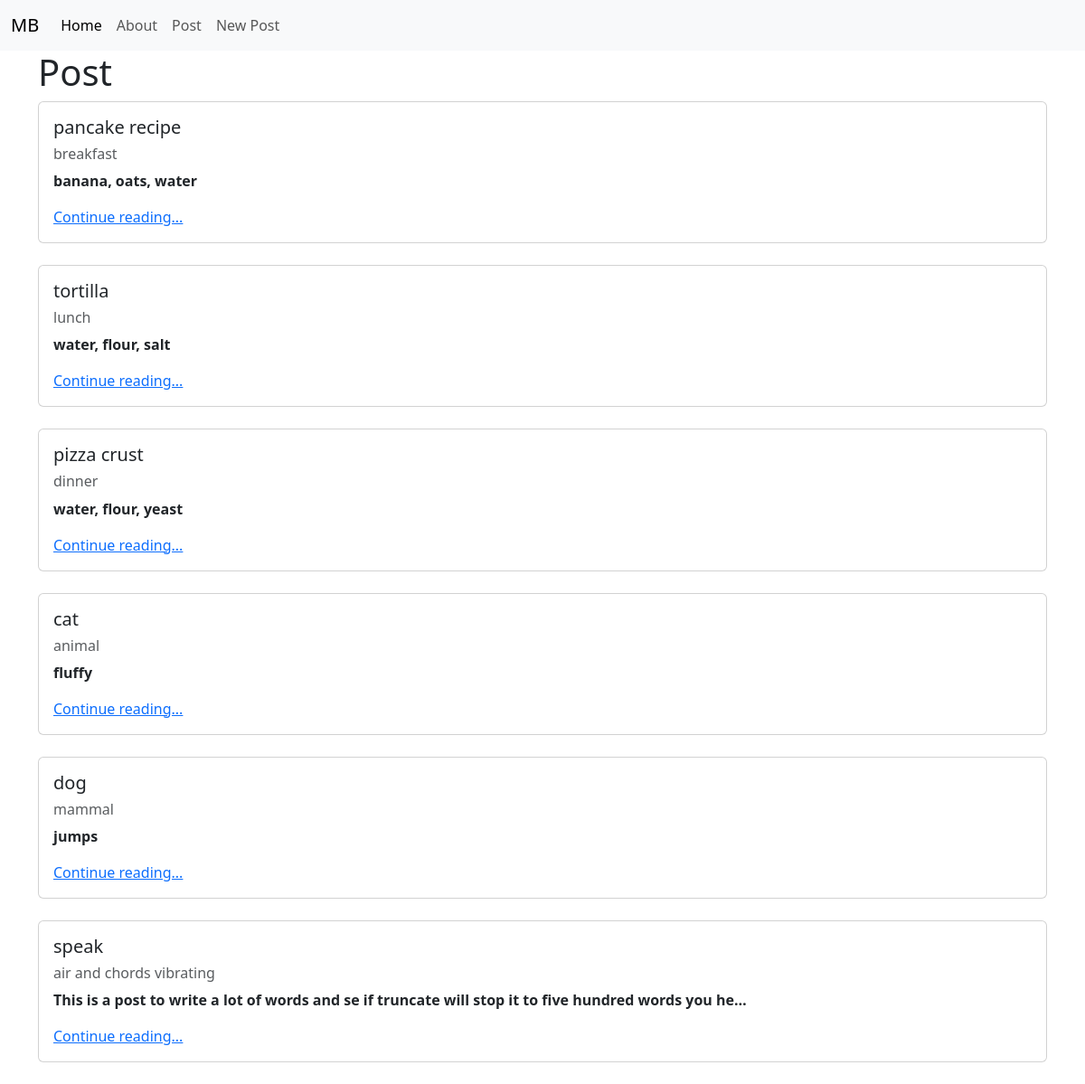
The app's page /posts/, older data.
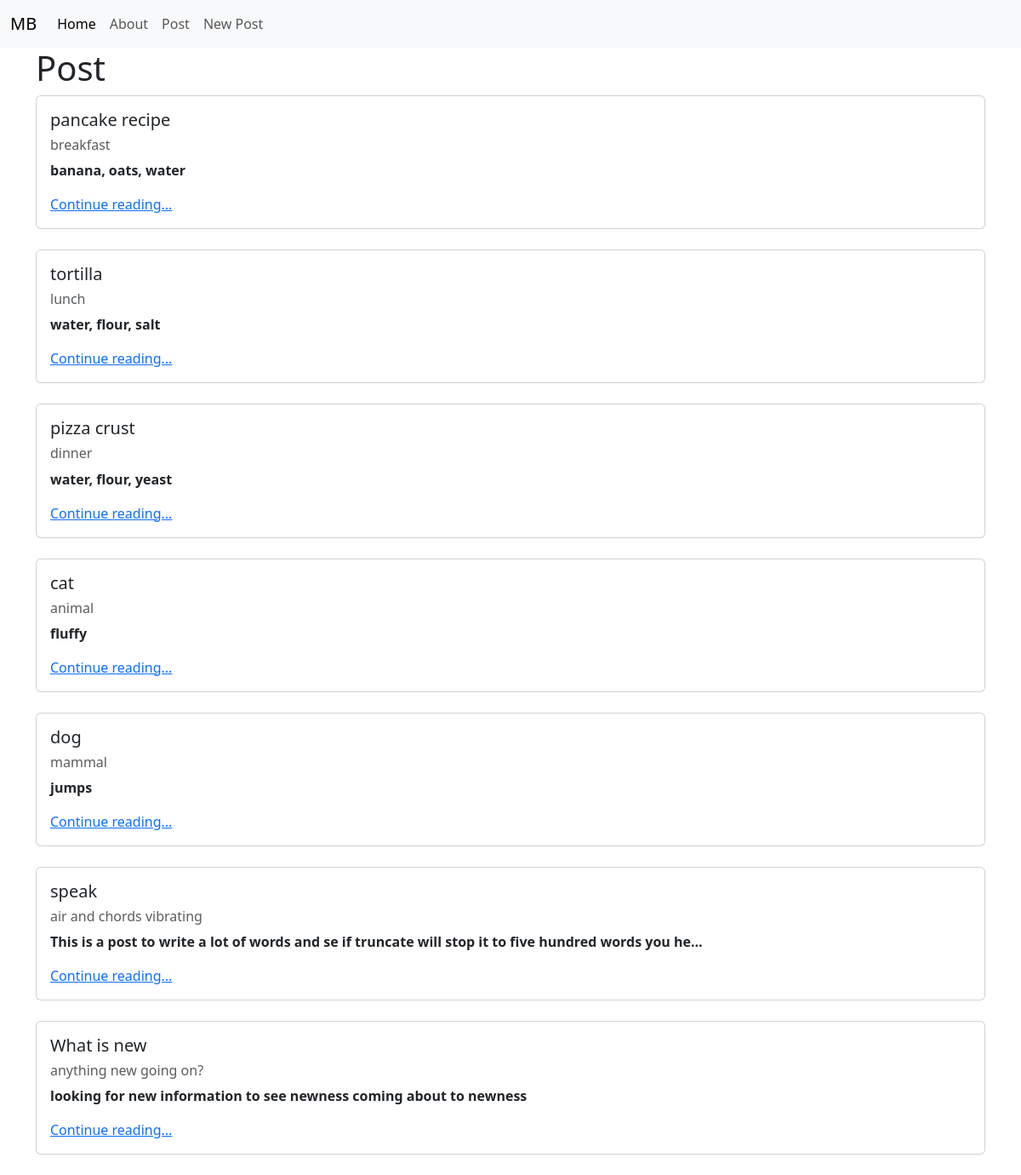
The same page, newer data.
### posts/models.py (models this page shows, shortened)
class Post(models.Model):
    title = models.CharField(max_length=128)
    subtitle = models.CharField(max_length=256)
    body = models.TextField()
    created_on = models.DateTimeField(auto_now_add=True)

### posts/views.py (the view)
# urls.py: path("",PostListView.as_view(), name="post_list"),
class PostListView(ListView):
    template_name = "posts/list.html"
    model = Post

### templates/posts/list.html (shortened to what this page needs)
{% extends 'base.html' %}
{% block content %}
<h1>Post</h1>
{% for post in post_list %}
<div class="card">
    <div class="card-body">
        <h5 class="card-title">{{ post.title }}</h5>
        <h6 class="card-substitle mb-2 text-body-secondary">{{ post.subtitle }}</h6>
        <p class="card-text">{{ post.body|truncatechars:100 }}</p>
        <a href="{% url 'post_detail' post.id %}" class="card-link">Continue reading...</a>
    </div>
</div>
<br>
{% endfor %}
{% endblock content %}

### templates/base.html (shortened to what this page needs)
{% load static %}
<!DOCTYPE html>
<html lang="en">
<head>
    <link href="{% static 'css/base.css' %}" rel="stylesheet">
    <link href="https://cdn.jsdelivr.net/npm/bootstrap@5.3.0-alpha3/dist/css/bootstrap.min.css" rel="stylesheet">
</head>
<body>
      <nav class="navbar navbar-expand-lg bg-body-tertiary">
        <div class="container-fluid">
          <a class="navbar-brand" href="{% url 'home' %}">MB</a>
          <div class="collapse navbar-collapse" id="navbarNavAltMarkup">
            <div class="navbar-nav">
              <a class="nav-link active" aria-current="page" href="{% url 'home' %}">Home</a>
              <a class="nav-link" href="{% url 'about' %}">About</a>
              <a class="nav-link" href="{% url 'post_list' %}">Post</a>
              <a class="nav-link" href="{% url 'post_new' %}">New Post</a>
            </div>
          </div>
        </div>
      </nav>
    <div class="container">
      {% block content %}
      {% endblock content %}
    </div>
</body>
</html>

### static/css/base.css (style rules this page uses)
h1 { color: blue; font-size: 22px; }
p { font-weight: bold; }

Row changes from the older to the newer data that the page shows:
added Post: title "What is new", subtitle "anything new going on?", body "looking for new information to see newness coming about to newness"
